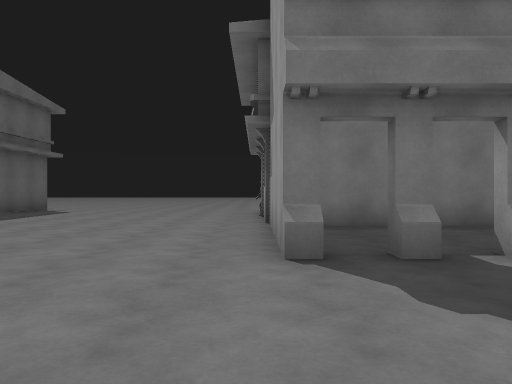
View 1 (above)

24 first-person views from a walk through a scene from a Unity 3-D project. The camera is 1.2 m above the floor, looks level and sees 70° across. Doors are open. The floor is counted in squares, 2 m on a side. Each view is taken from the middle of a square. On the plan, view 1 faces up. The plan holds only what a view shows up to about 10 squares ahead; the rest is blank. The place goes on beyond the plan. The player character is not drawn.

View 2
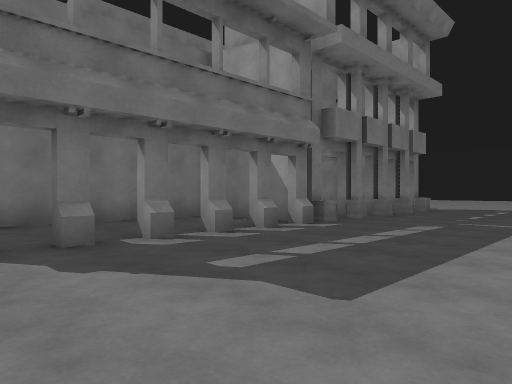

View 3
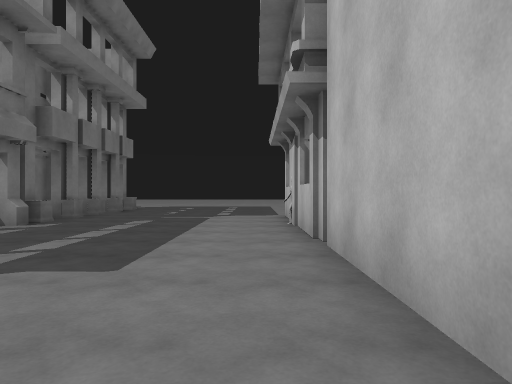

View 4
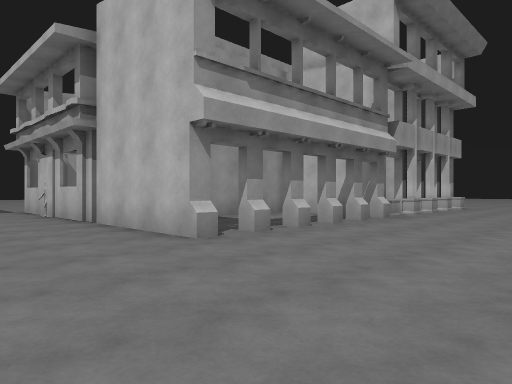

View 5
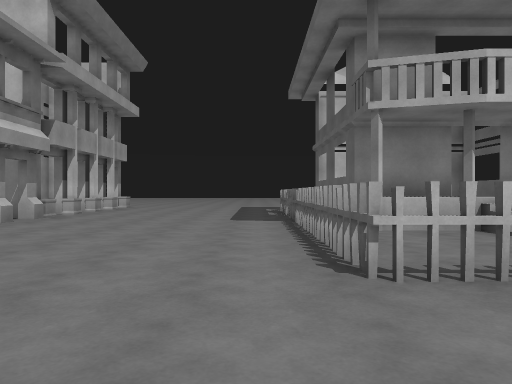

View 6
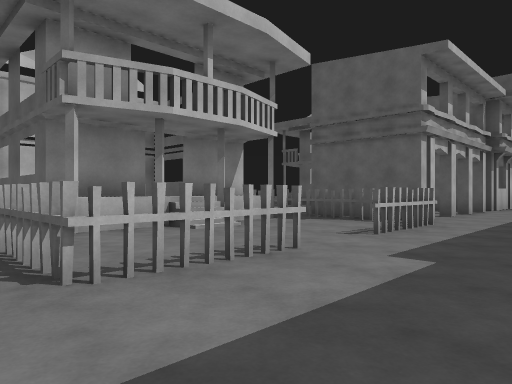

View 7
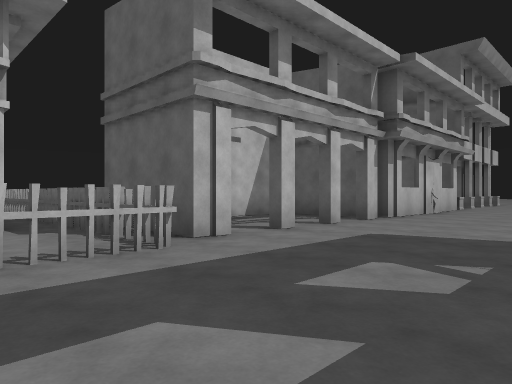

View 8
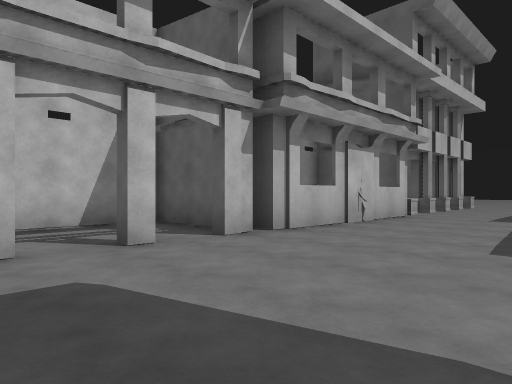

View 9
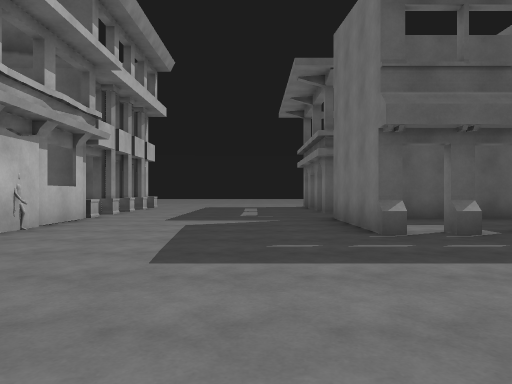

View 10
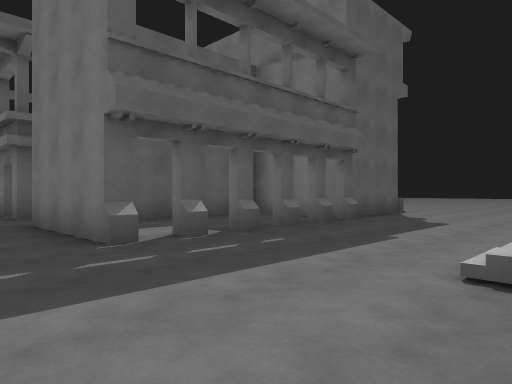

View 11
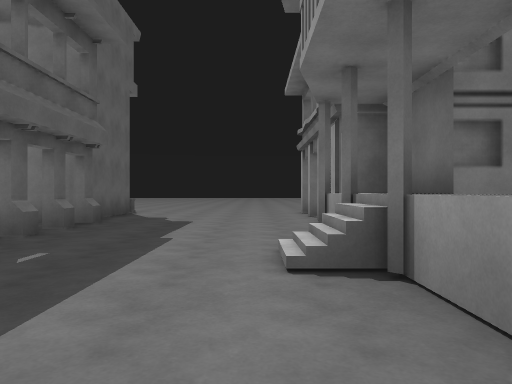

View 12
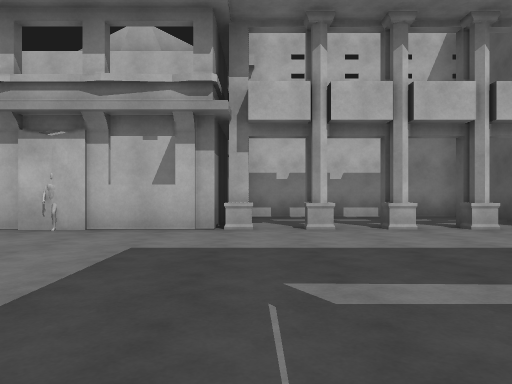

View 13
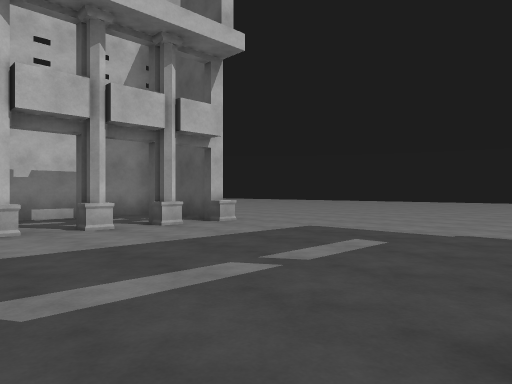

View 14
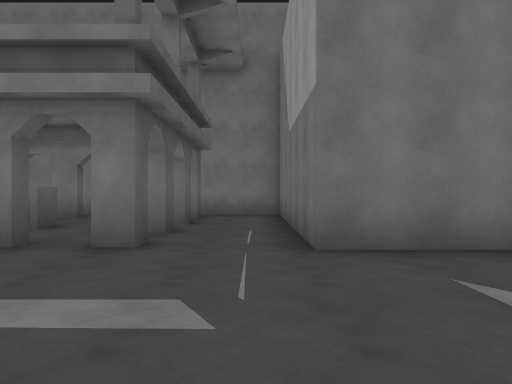

View 15
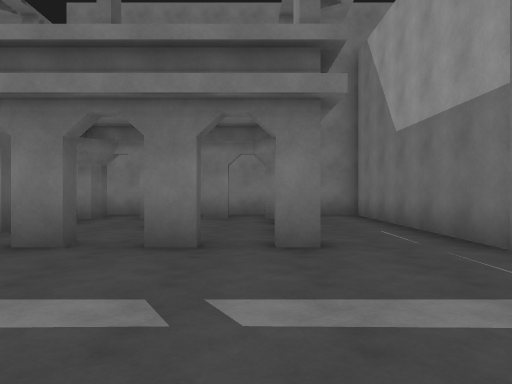

View 16
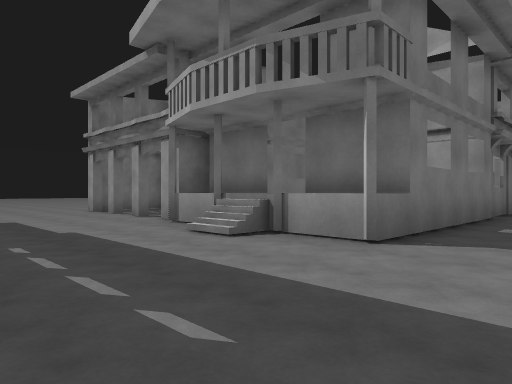

View 17
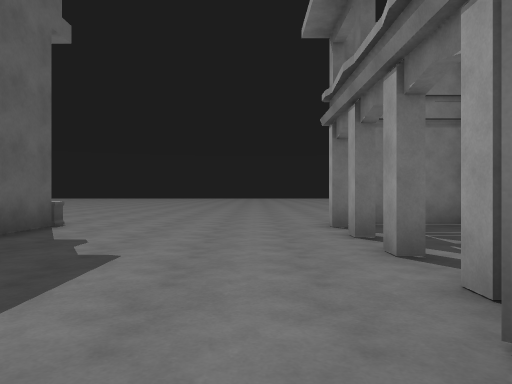

View 18
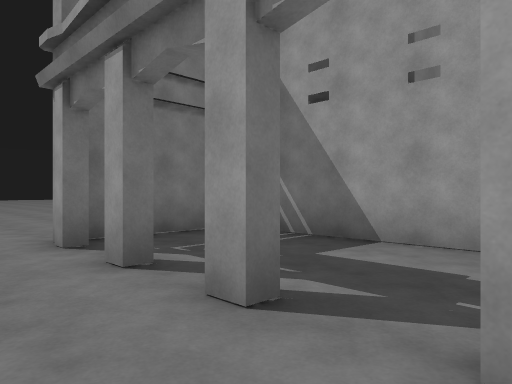

View 19
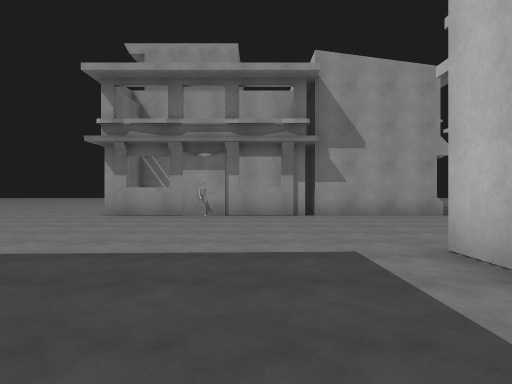

View 20
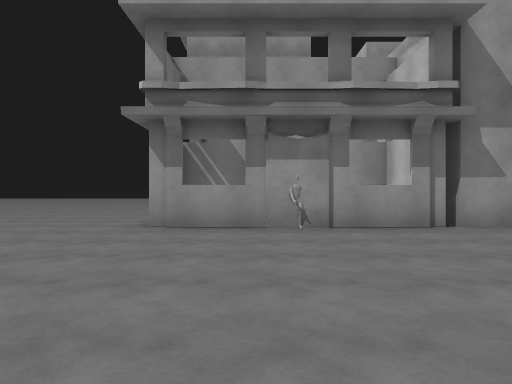

View 21
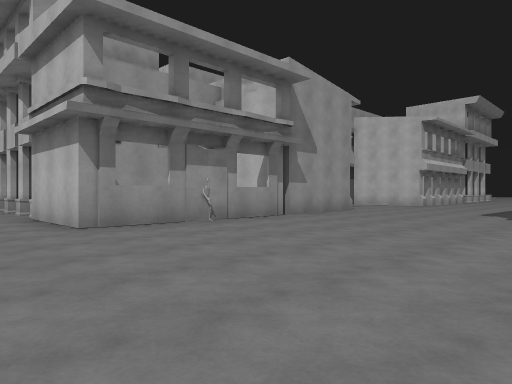

View 22
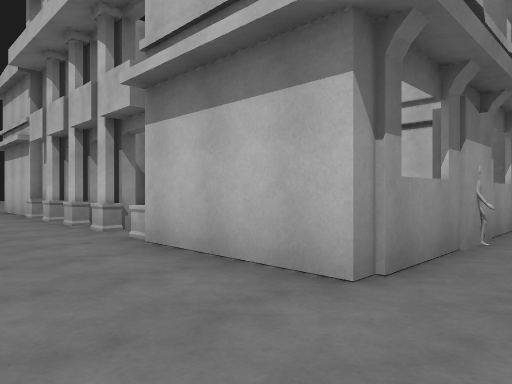

View 23
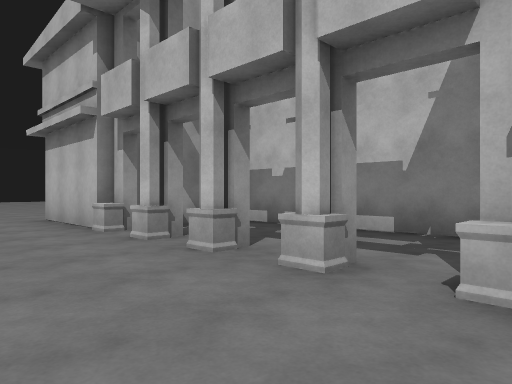

View 24
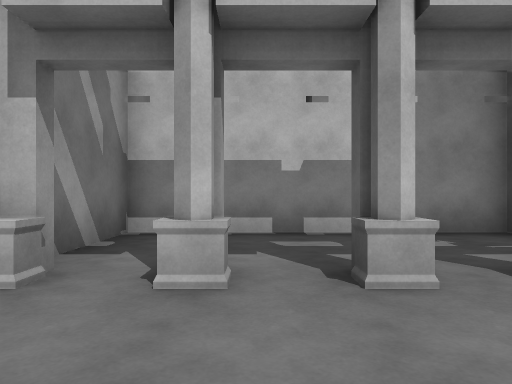

### Floor plan
Key: @ floor where view 1 was taken; # wall or solid block; x gap in a wall; . main floor; : floor 1 m higher than the main floor; / step, stairs or slope; D open door; H house; F fence; O other object.
Columns run from 29 left of view 1 to 9 right of it. Each row starts with its distance up from view 1.
 14         .......        .... .........
 13         ......HHH      ................
 12         H.......H      .............#..
 11         H....H...#     .......  #.HH..#
 10 HHH##HH H.......H     ........###.....#
  9 ......HHHH......H    ........H  #.....#
  8 ..#...H. H...H..H   ..........  ##    #
  7 ....#.H. H...H##     ........####HH   H
  6 .H....H. H...H#        #.....H.....#
  5 ......H. H..//#          ....H.....#
  4 ..#.H.HHHH.../#          ....H.....#
  3 .............H#####..H   .....H.Hx...HH
  2 ....................     ..............
  1 .................... ..................
  0 .............................@.........
 -1 .................F.....F...............
 -2 HH.HHH##H###.#..HF.F.FxF.....H#####H##
 -3 H.....#    #.....F.....F.....H
 -4 H.....#    #... .F../..F.....H
 -5 HHHHHH###  #HHH HF/  :/F.....H .#
 -6       H          FH#D#HF.....H .#
 -7                  F   ##F.....HH
 -8                  F    #O.....##
 -9                  F#   #O.....x
-10                            ..

Positions as (right, up) in squares from view 1, and headings:
1: (0, 0), facing up
2: (0, -1), facing up-right
3: (-1, -1), facing right
4: (-4, 1), facing down-right
5: (-5, 1), facing down
6: (-5, 1), facing down-left
7: (-10, 2), facing down-left
8: (-14, 2), facing down-left
9: (-15, 2), facing left
10: (-16, 2), facing up-left
11: (-17, 2), facing up
12: (-24, 4), facing down
13: (-24, 4), facing down-left
14: (-24, 0), facing up
15: (-26, 0), facing up
16: (-20, 1), facing up-right
17: (-17, 6), facing up
18: (-17, 8), facing up-right
19: (-9, 8), facing right
20: (-6, 10), facing right
21: (-6, 14), facing down-right
22: (-1, 14), facing down-right
23: (3, 14), facing down-right
24: (7, 14), facing down
